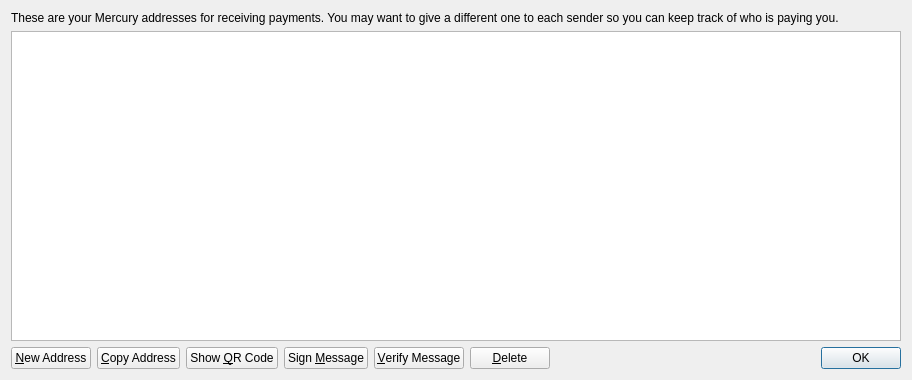
<?xml version="1.0" encoding="UTF-8"?>
<ui version="4.0">
 <class>AddressBookPage</class>
 <widget class="QWidget" name="AddressBookPage">
  <property name="geometry">
   <rect>
    <x>0</x>
    <y>0</y>
    <width>912</width>
    <height>380</height>
   </rect>
  </property>
  <property name="windowTitle">
   <string>Address Book</string>
  </property>
  <layout class="QVBoxLayout" name="verticalLayout">
   <item>
    <widget class="QLabel" name="labelExplanation">
     <property name="text">
      <string>These are your Mercury addresses for receiving payments. You may want to give a different one to each sender so you can keep track of who is paying you.</string>
     </property>
     <property name="textFormat">
      <enum>Qt::PlainText</enum>
     </property>
     <property name="wordWrap">
      <bool>true</bool>
     </property>
    </widget>
   </item>
   <item>
    <widget class="QTableView" name="tableView">
     <property name="contextMenuPolicy">
      <enum>Qt::CustomContextMenu</enum>
     </property>
     <property name="toolTip">
      <string>Double-click to edit address or label</string>
     </property>
     <property name="tabKeyNavigation">
      <bool>false</bool>
     </property>
     <property name="alternatingRowColors">
      <bool>true</bool>
     </property>
     <property name="selectionMode">
      <enum>QAbstractItemView::SingleSelection</enum>
     </property>
     <property name="selectionBehavior">
      <enum>QAbstractItemView::SelectRows</enum>
     </property>
     <property name="sortingEnabled">
      <bool>true</bool>
     </property>
     <attribute name="verticalHeaderVisible">
      <bool>false</bool>
     </attribute>
    </widget>
   </item>
   <item>
    <layout class="QHBoxLayout" name="horizontalLayout">
     <item>
      <widget class="QPushButton" name="newAddressButton">
       <property name="toolTip">
        <string>Create a new address</string>
       </property>
       <property name="text">
        <string>&amp;New Address</string>
       </property>
       <property name="icon">
        <iconset resource="../bitcoin.qrc">
         <normaloff>:/icons/add</normaloff>:/icons/add</iconset>
       </property>
      </widget>
     </item>
     <item>
      <widget class="QPushButton" name="copyToClipboard">
       <property name="toolTip">
        <string>Copy the currently selected address to the system clipboard</string>
       </property>
       <property name="text">
        <string>&amp;Copy Address</string>
       </property>
       <property name="icon">
        <iconset resource="../bitcoin.qrc">
         <normaloff>:/icons/editcopy</normaloff>:/icons/editcopy</iconset>
       </property>
      </widget>
     </item>
     <item>
      <widget class="QPushButton" name="showQRCode">
       <property name="text">
        <string>Show &amp;QR Code</string>
       </property>
       <property name="icon">
        <iconset resource="../bitcoin.qrc">
         <normaloff>:/icons/qrcode</normaloff>:/icons/qrcode</iconset>
       </property>
      </widget>
     </item>
     <item>
      <widget class="QPushButton" name="signMessage">
       <property name="toolTip">
        <string>Sign a message to prove you own a Mercury address</string>
       </property>
       <property name="text">
        <string>Sign &amp;Message</string>
       </property>
       <property name="icon">
        <iconset resource="../bitcoin.qrc">
         <normaloff>:/icons/edit</normaloff>:/icons/edit</iconset>
       </property>
      </widget>
     </item>
     <item>
      <widget class="QPushButton" name="verifyMessage">
       <property name="toolTip">
        <string>Verify a message to ensure it was signed with a specified Mercury address</string>
       </property>
       <property name="text">
        <string>&amp;Verify Message</string>
       </property>
       <property name="icon">
        <iconset resource="../bitcoin.qrc">
         <normaloff>:/icons/transaction_0</normaloff>:/icons/transaction_0</iconset>
       </property>
      </widget>
     </item>
     <item>
      <widget class="QPushButton" name="deleteButton">
       <property name="toolTip">
        <string>Delete the currently selected address from the list</string>
       </property>
       <property name="text">
        <string>&amp;Delete</string>
       </property>
       <property name="icon">
        <iconset resource="../bitcoin.qrc">
         <normaloff>:/icons/remove</normaloff>:/icons/remove</iconset>
       </property>
      </widget>
     </item>
     <item>
      <spacer name="horizontalSpacer">
       <property name="orientation">
        <enum>Qt::Horizontal</enum>
       </property>
       <property name="sizeHint" stdset="0">
        <size>
         <width>40</width>
         <height>20</height>
        </size>
       </property>
      </spacer>
     </item>
     <item>
      <widget class="QDialogButtonBox" name="buttonBox">
       <property name="sizePolicy">
        <sizepolicy hsizetype="Maximum" vsizetype="Fixed">
         <horstretch>0</horstretch>
         <verstretch>0</verstretch>
        </sizepolicy>
       </property>
       <property name="standardButtons">
        <set>QDialogButtonBox::Ok</set>
       </property>
      </widget>
     </item>
    </layout>
   </item>
  </layout>
 </widget>
 <resources>
  <include location="../bitcoin.qrc"/>
 </resources>
 <connections/>
</ui>
